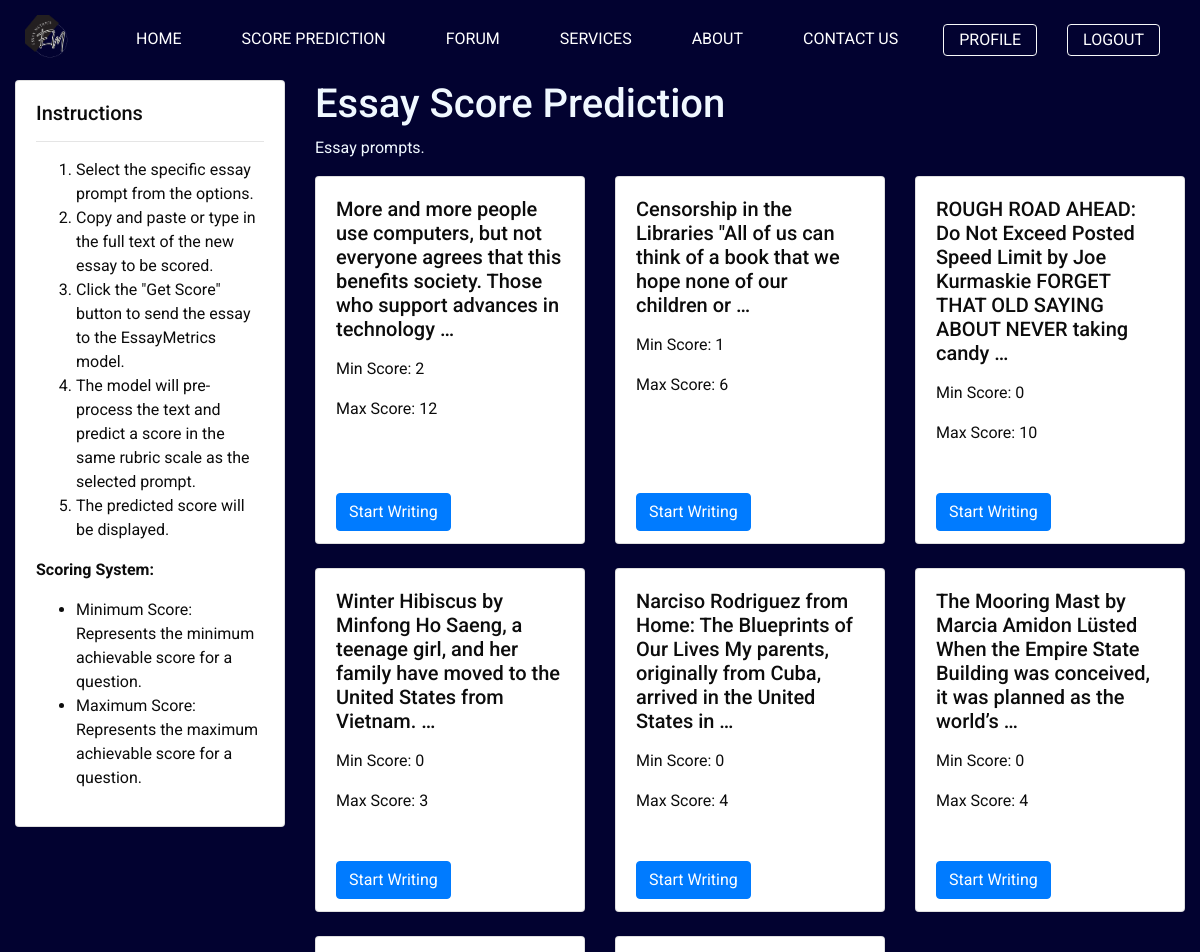
/essay-prediction/ (signed in, upper part), run on an earlier commit of the app's database.
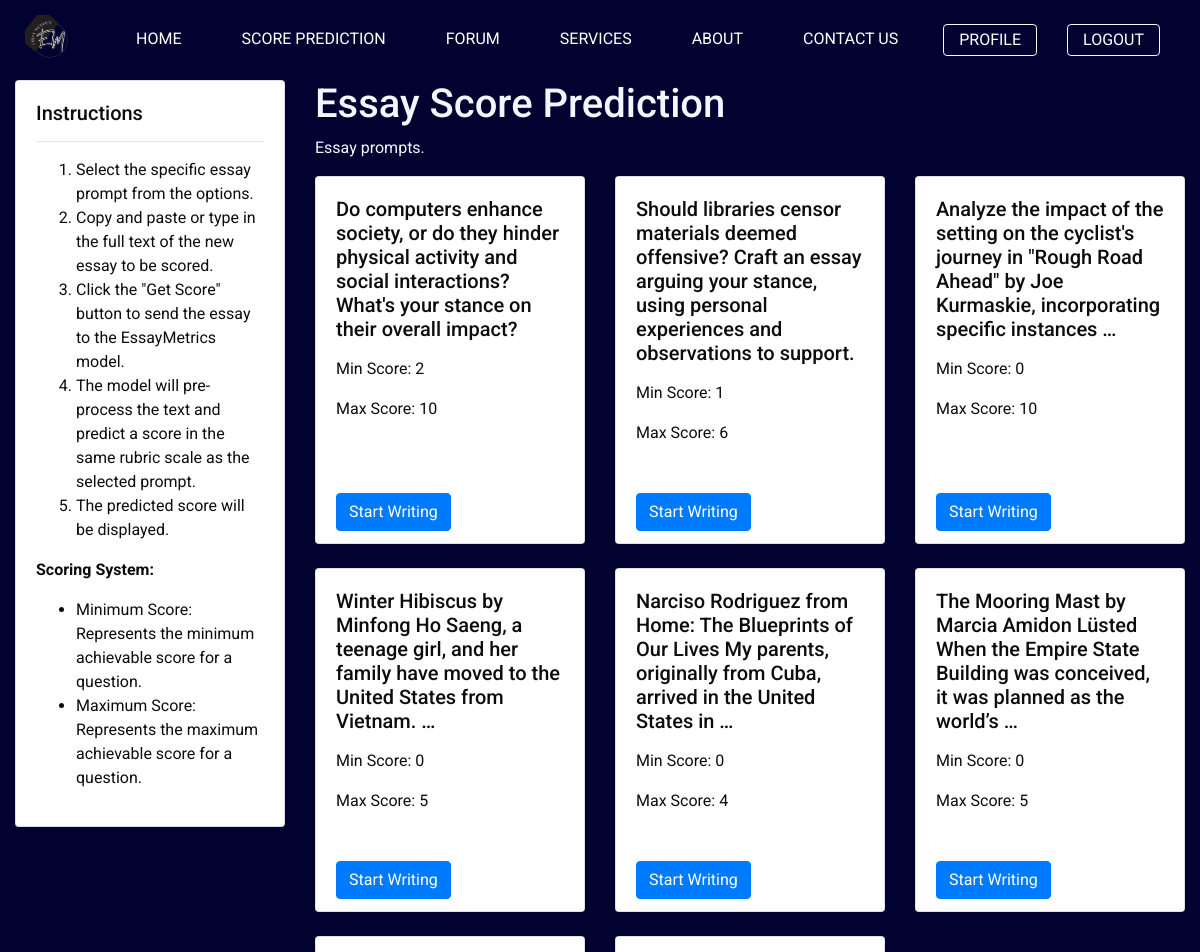
And on a later commit of the database.
### grader/models.py (models this page shows, shortened)
class Question(models.Model):
    question_title = models.TextField(max_length=100000)
    set = models.IntegerField(unique=True)
    min_score = models.IntegerField()
    max_score = models.IntegerField()

### grader/views.py (the view)
# urls.py: path('essay-prediction/', views.essay_prediction, name='essay_prediction'),
@login_required(login_url='login',redirect_field_name="essay_prediction" )
def essay_prediction(request):
    questions_list = Question.objects.order_by('set')
    context = {
        'questions_list': questions_list,
        }
    return render(request, 'grader/essay_prediction.html', context)

### grader/templates/grader/essay_prediction.html (shortened to what this page needs)
{% extends 'base.html' %}
{% block content %}
<div class="container-fluid">
    <div class="row">
        <div class="col-md-3">
            <div class="sticky-top" style="top: 20px;">
                <div class="card mb-4">
                    <div class="card-body">
                        <h5 class="card-title">Instructions</h5>
                        <hr>
                        <p class="card-text">
                            <ol>
                            <li>Select the specific essay prompt from the options.</li>
                            <li>Copy and paste or type in the full text of the new essay to be scored.</li>
                            <li>Click the "Get Score" button to send the essay to the EssayMetrics model.</li>
                            <li>The model will pre-process the text and predict a score in the same rubric scale as the selected prompt.</li>
                            <li>The predicted score will be displayed.</li>
                            </ol>
                        </p>
                        <p style="font-weight: bold;" class="card-text">Scoring System:</p>
                        <ul>
                            <li>Minimum Score: Represents the minimum achievable score for a question.</li>
                            <li>Maximum Score: Represents the maximum achievable score for a question.</li>
                        </ul>
                    </div>
                </div>
            </div>
        </div>
        <div class="col-md-9">
            <div style="color: aliceblue;">
                <h1>Essay Score Prediction</h1>
                <p>Essay prompts.</p>
            </div>
            {% if questions_list %}
            <div class="row">
                {% for question in questions_list %}
                <div class="col-md-4 mb-4">
                    <div class="card h-100 shadow-sm">
                        <div class="card-body">
                            <h5 class="card-title">{{ question.question_title|truncatewords:20 }}</h5>
                            <p class="card-text">Min Score: {{ question.min_score }}</p>
                            <p> Max Score: {{ question.max_score}} </p>
                        </div>
                        <div class="card-footer bg-transparent border-top-0">
                            <a href="/{{ question.set }}" class="btn btn-primary stretched-link">Start Writing</a>
                        </div>
                    </div>
                </div>
                {% endfor %}
            </div>
            {% else %}
            <p>No polls are available.</p>
            {% endif %}
        </div>
    </div>
</div>
{% endblock %}

What changed in the data, as far as the page shows it:
changed Question: question_title "More and more people use computers, but not everyone agrees that this benefits society. Those who support advances in technology …" → "Do computers enhance society, or do they hinder physical activity and social interactions? What's your stance on their overall impact?"; max_score "12" → "10"
changed Question: question_title "Censorship in the Libraries \"All of us can think of a book that we hope none of our children or …" → "Should libraries censor materials deemed offensive? Craft an essay arguing your stance, using personal experiences and observations to support."
changed Question: question_title "ROUGH ROAD AHEAD: Do Not Exceed Posted Speed Limit by Joe Kurmaskie FORGET THAT OLD SAYING ABOUT NEVER taking candy …" → "Analyze the impact of the setting on the cyclist's journey in \"Rough Road Ahead\" by Joe Kurmaskie, incorporating specific instances …"
changed Question (number 4 of 6 on the later page): max_score "3" → "5"
changed Question (number 6 of 6 on the later page): max_score "4" → "5"
